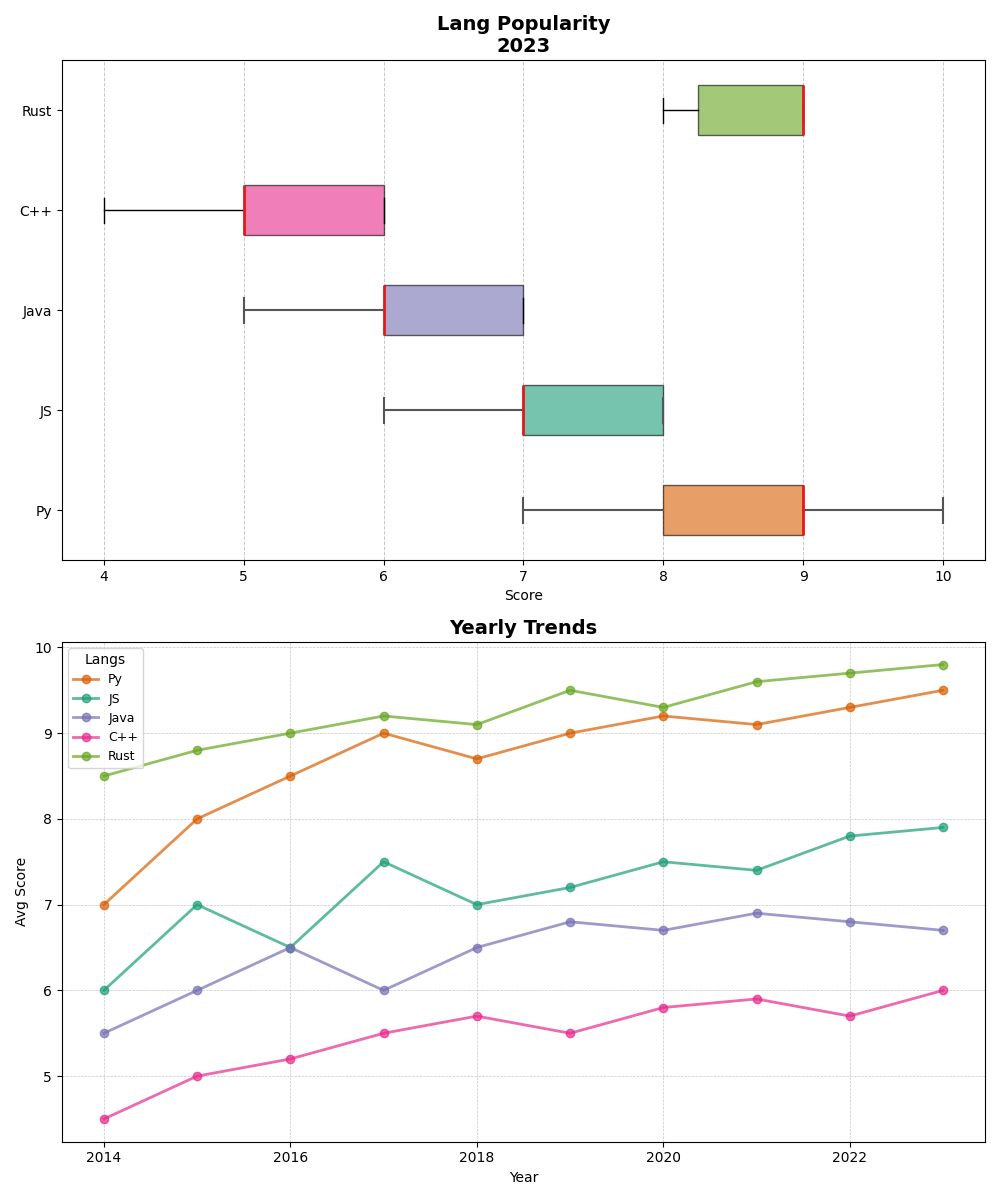

Python code for this plot:
import matplotlib.pyplot as plt
import numpy as np

langs = ['Py', 'JS', 'Java', 'C++', 'Rust']

py_scores = [8, 9, 8, 10, 9, 7, 9, 8, 9, 10]
js_scores = [7, 8, 6, 7, 8, 7, 6, 7, 8, 8]
java_scores = [6, 7, 6, 5, 6, 7, 6, 7, 7, 6]
cpp_scores = [5, 6, 5, 6, 5, 4, 5, 6, 6, 5]
rust_scores = [9, 8, 9, 9, 9, 9, 8, 9, 8, 9]

years = np.arange(2014, 2024)
avg_scores = {
    'Py': [7, 8, 8.5, 9, 8.7, 9, 9.2, 9.1, 9.3, 9.5],
    'JS': [6, 7, 6.5, 7.5, 7, 7.2, 7.5, 7.4, 7.8, 7.9],
    'Java': [5.5, 6, 6.5, 6, 6.5, 6.8, 6.7, 6.9, 6.8, 6.7],
    'C++': [4.5, 5, 5.2, 5.5, 5.7, 5.5, 5.8, 5.9, 5.7, 6],
    'Rust': [8.5, 8.8, 9, 9.2, 9.1, 9.5, 9.3, 9.6, 9.7, 9.8]
}

lang_scores = [py_scores, js_scores, java_scores, cpp_scores, rust_scores]

fig, axes = plt.subplots(2, 1, figsize=(10, 12))

box = axes[0].boxplot(lang_scores, vert=False, patch_artist=True, labels=langs, notch=False)
new_colors = ['#d95f02', '#1b9e77', '#7570b3', '#e7298a', '#66a61e']
for patch, color in zip(box['boxes'], new_colors):
    patch.set_facecolor(color)
    patch.set_alpha(0.6)
for whisker, cap, median in zip(box['whiskers'], box['caps'], box['medians']):
    whisker.set(color='#555555', linewidth=1.5)
    cap.set(color='#555555', linewidth=1.5)
    median.set(color='#e41a1c', linewidth=2)

axes[0].set_title('Lang Popularity\n2023', fontsize=14, fontweight='bold')
axes[0].set_xlabel('Score')
axes[0].set_yticklabels(langs)
axes[0].grid(axis='x', linestyle='--', linewidth=0.7, alpha=0.7)

for lang, color in zip(langs, new_colors):
    axes[1].plot(years, avg_scores[lang], marker='o', label=lang, color=color, linewidth=2, alpha=0.7)

axes[1].set_title('Yearly Trends', fontsize=14, fontweight='bold')
axes[1].set_xlabel('Year')
axes[1].set_ylabel('Avg Score')
axes[1].grid(axis='both', linestyle='--', linewidth=0.5, alpha=0.7)
axes[1].legend(title='Langs', title_fontsize='10', fontsize='9', loc='upper left')

plt.tight_layout()
plt.show()
